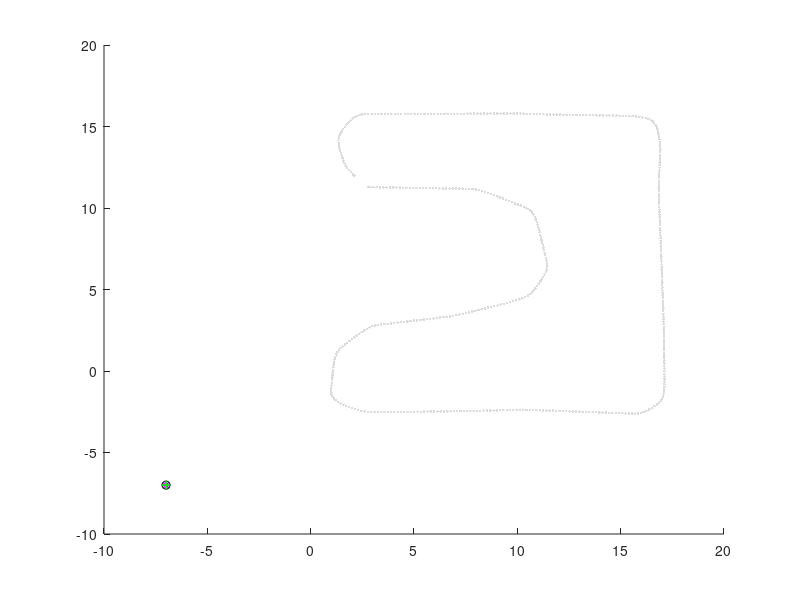

The MATLAB source for this figure: (Note: this script raises an error after producing the figure.)
% Dan Nguyen - z5206032
% Main solution which solves parts A, B, C, D.

%% Load data.
load("data019b.mat");

%% Set up dynamic plot.
figure(1)
clf
hold on
pose_plot = plot(-7, -7, 'b*');
heading_plot = plot(-7, -7, 'm*');
point_cloud_plot = plot(-7, -7, 'r.');
poles_plot = plot(-7, -7, 'ko');
localised_pose_plot = plot(-7, -7, 'g+');
% axis([-5, 20, -5, 20])

%% Validation.
verified_poses = data.verify.poseL;
plot(verified_poses(1, :), verified_poses(2, :), '.', 'color', '#DCDCDC')

%% Initial data.
heading = 0;
point_clouds = [];
poles = [];
initial_value = data.pose0(1:2);
localised_pose = data.pose0(1:2);
prev_time = 0.0001 * double(data.table(1, 1));
linear_velocity = 0;
angular_velocity = 0;

%% Initial data for EKF.

sd_x = 0;
sd_y = 0;
sd_h = 0;
sd_speed = 0.05;
sd_gyro = deg2rad(1);
sd_range = 0.1;
sd_bearing = deg2rad(2);

gyroscope_bias = 0;
angular_velocities = [];

updated_state = data.pose0;
predicted_state = data.pose0;
states = [];
states_plot = plot(-7, -7, 'g+');

state_covariance = [sd_x^2 0 0; 0 sd_y^2 0; 0 0 sd_h^2];
input_noise_covariance = [sd_speed^2 0; 0 sd_gyro^2];
observation_noise_covariance = [sd_range^2 0; 0 sd_bearing^2];

for i = 1:data.n
    %% Get data for this iteration.
    next_time = 0.0001 * double(data.table(1, i));
    index = data.table(2, i);
    sensor_id = data.table(3, i);
    
    %% Calculate time.
    change_in_time = next_time - prev_time;
    prev_time = next_time;
    
    %% Calculate pose.
    updated_state = ackermann_dead_reckoning(updated_state, linear_velocity, angular_velocity, change_in_time);
    heading = 2 * [cos(updated_state(3)); sin(updated_state(3))] + [updated_state(1); updated_state(2)];

    %% Read sensor data.
    if sensor_id == 1 % Update pose.   
        %% Process point cloud.
        ranges = data.scans(:, index);
        [ranges, angles] = ranges2polar(ranges, 0.01, [-80, 80], 0.5, [1, 20]);
        local_point_cloud = polar2cartesian(ranges, angles);
        offset = [0.4 * cos(updated_state(3)); 0.4 * sin(updated_state(3)); 0];
        point_cloud = local2global(local_point_cloud, updated_state + offset);
        point_clouds = [point_clouds point_cloud];

        %% Detect sweeps of poles.
        potential_poles_indexes = pole_detector(point_cloud, [0.05 0.2], 6, 0.8);

        %% Cleans up the list of poles by data associating the sweeps of poles with given landmarks.
        [associated_poles_indexes, index_map] = associate_poles_with_landmarks(point_cloud, potential_poles_indexes, data.Landmarks, 0.2);
        poles = [poles point_cloud(:, associated_poles_indexes == 1)];

        %% Localise platform using EKF.
        if isempty(poles) == false
            %% Predict next state.
            [predicted_state, state_covariance] = predict_next_state(updated_state, state_covariance, input_noise_covariance, change_in_time, linear_velocity, angular_velocity);
            
            %% Get the innovation for the EKF.
            one_random_pole_index = randi(numel(associated_poles_indexes), 1);
            true_observation = data.Landmarks(:, index_map(one_random_pole_index));
            measured_observation = point_cloud(:, one_random_pole_index);
            [innovation, innovation_jacobian, innovation_covariance] = innovate(predicted_state, state_covariance, true_observation, measured_observation, observation_noise_covariance);
            
            %% Perform the KF.
            [updated_state, state_covariance] = kalman_filter(predicted_state, state_covariance, innovation, innovation_jacobian, innovation_covariance);
            states = [states updated_state];
        end

        %% Localise platform using trilateration.
%         if isempty(poles) == false
%             two_random_poles_indexes = randi(numel(associated_poles_indexes), 2);
%             two_random_ranges = ranges(two_random_poles_indexes);
%             two_random_global_poles = point_cloud(:, two_random_poles_indexes);
%             localised_global_pose = trilaterate(two_random_global_poles, two_random_ranges, initial_value);
%             initial_value = localised_global_pose;
%             localised_pose = [localised_pose localised_global_pose];
%         end

    elseif sensor_id == 2 % Update velocities.
        linear_velocity = data.vw(1, index);
        angular_velocity = data.vw(2, index);
        
        if i < 700
            angular_velocities = [angular_velocities angular_velocity];
            gyroscope_bias = mean(angular_velocities);
        else
            angular_velocity = angular_velocity + gyroscope_bias;
        end
    else
        disp("Not valid sensor_id")
    end
    
    %% Update dynamic plot.
    plot_and_check_empty(pose_plot, updated_state);
    plot_and_check_empty(heading_plot, heading);
    plot_and_check_empty(point_cloud_plot, point_clouds);
    plot_and_check_empty(poles_plot, poles);
    plot_and_check_empty(localised_pose_plot, localised_pose);
    plot_and_check_empty(states_plot, states);
    pause(0.001)
end

function plot_and_check_empty(handle, vec)
    if isempty(vec) == false
        set(handle, 'xdata', vec(1, :), 'ydata', vec(2, :));
    end
end
